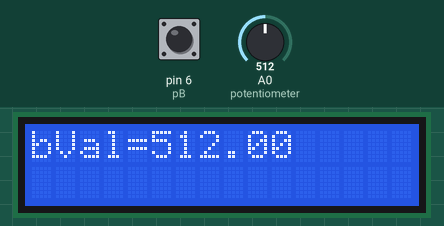
This sketch was run on a simulated Arduino Uno, built with avr-gcc and run on an emulated ATmega328P. On the bench: 16×2 character LCD. The inputs (shaded band) are chosen by the test bench; at power-on: pin 6 (pB) HIGH, A0 (potentiometer) = 512. What the sketch prints to the serial monitor is not drawn.

Above: at 1.2 s.
1.3 s: pin 6 (pB) pulled LOW for 0.15 s
At 1.39 s:
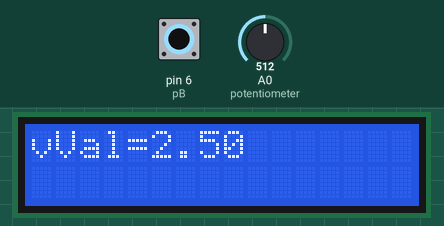
2.9 s: A0 (potentiometer) set to 108
At 3.3 s:
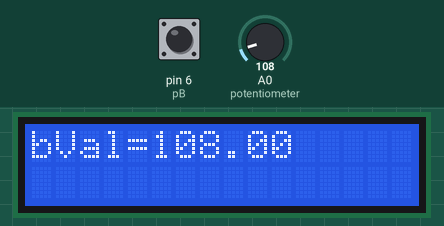
4.4 s: A0 (potentiometer) set to 89
At 4.9 s:
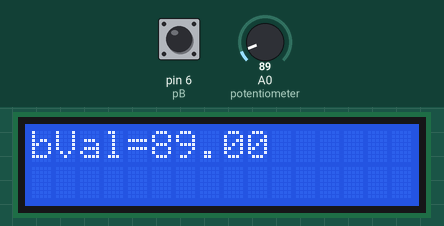
5.9 s: pin 6 (pB) pulled LOW for 1 s
At 6.7 s:
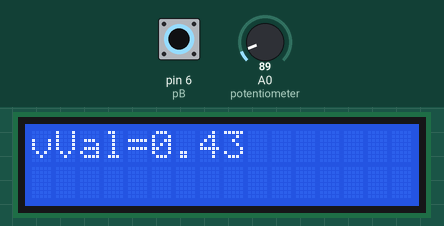
8.4 s: A0 (potentiometer) set to 122
At 8.8 s:
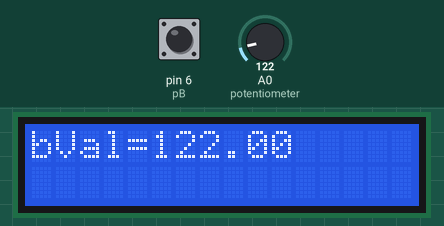
9.9 s: A0 (potentiometer) set to 983
At 10.4 s:
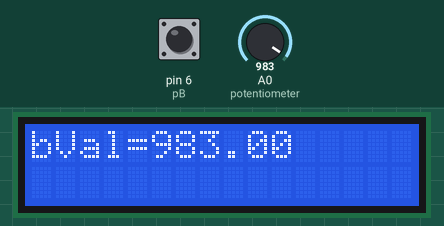
11.4 s: A0 (potentiometer) set to 1016
Timing chart, 0 to 13.9 s (numbered marks = the images above; inputs shaded):
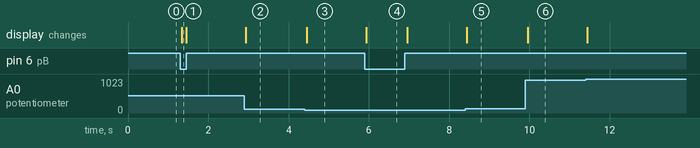

The sketch:

tvalue_when_PB_is_not_pressed_and_Voltage_when_it_is_pressed.ino
```cpp
/* LCD show bit value when PB is not pressed and voltage value when it is pressed
The objective of this program is to become familiar with libraries in Arduino using the LiquidCrystal library.
When pushbutton is not pressed (HIGH), the LCD displays the bit value.
When pushbutton is pressed (LOW), the LCD displays the voltage value.
This program also displays these values on the Serial Monitor for troubleshooting purposes.
*/

// include the library code:
#include <LiquidCrystal.h>

//initialize the library by associating any needed LCD interface pin
//with the arduino pin number it is connected to
const int rs = 12, en = 11, d4 = 5, d5 = 4, d6 = 3, d7 = 2;
LiquidCrystal lcd(rs, en, d4, d5, d6, d7);

//declare the pins for the pushbutton and for the potentiometer
float pM = A0;       //potentiometer pin connected to analog pin A0
float x;             //declare a variable to hold voltage value
int pB = 6;          //pushbutton pin connected to pin 6
int buttonState;     //declare a variable to hold button state value

void setup() {
  lcd.begin(16, 2);             //set up the LCD's number of columns and rows
  pinMode(pB, INPUT_PULLUP);    //initialize pB pin as an INPUT with internal pullup resistor
  Serial.begin(9600);           //initialize Serial Monitor with baud rate of 9600
}

void loop() {
  pM = analogRead(A0);              //reads the analog value of potentiometer
  x = (pM/1023.0)*5.0;              //calculates the corresponding voltage value from the potentiometer reading
  buttonState = digitalRead(pB);    //read the pushbutton state and store results in the buttonState variable

//display the bit value on the LCD screen
  if(buttonState==HIGH){      //if PB is not pressed it displays bit value
  lcd.setCursor(0, 0);        //set the cursor position to column 0, row 0
  lcd.print("bVal=");         //print the label bitVal=
  lcd.print(pM);              //display the bit value
  lcd.print("   ");           //print spaces to clear the voltage value from the previous display
  }
//display the voltage value on the LCD screen
  else {                      //if pB is pressed it displays voltage value
  lcd.setCursor(0, 0);        //set the cursor position to column 0, row 0
  lcd.print("vVal=");         //print the label voltage=
  lcd.print(x);               //display the bit value from the previous display
  lcd.print("   ");           //print spaces to clear the bit value from the previous display
  }

//display bit and voltage value, and the state of the button on the serial monitor
  Serial.print("bVal=");         //print the label bitVal=
  Serial.print(pM);              //display the bit value
  Serial.print("\t");            //add a tab space for easier reading
  Serial.print("vVal=");         //print the label voltage=
  Serial.print(x);               //display the voltage value
  Serial.print("\t");            //add a tab space for easier reading
  Serial.print("pB=");           //print the label pB=
  Serial.println(buttonState);   //display the state of the button
}
```

Measured:
- after the input at 1.3 s, the display: changes at once (image 1)
- after the input at 2.9 s, the display: changes at once (image 2)
- after the input at 4.4 s, the display: changes after 0.05 s (image 3)
- after the input at 5.9 s, the display: changes at once (image 4)
- after the input at 8.4 s, the display: changes at once (image 5)
- after the input at 9.9 s, the display: changes after 0.05 s (image 6)
